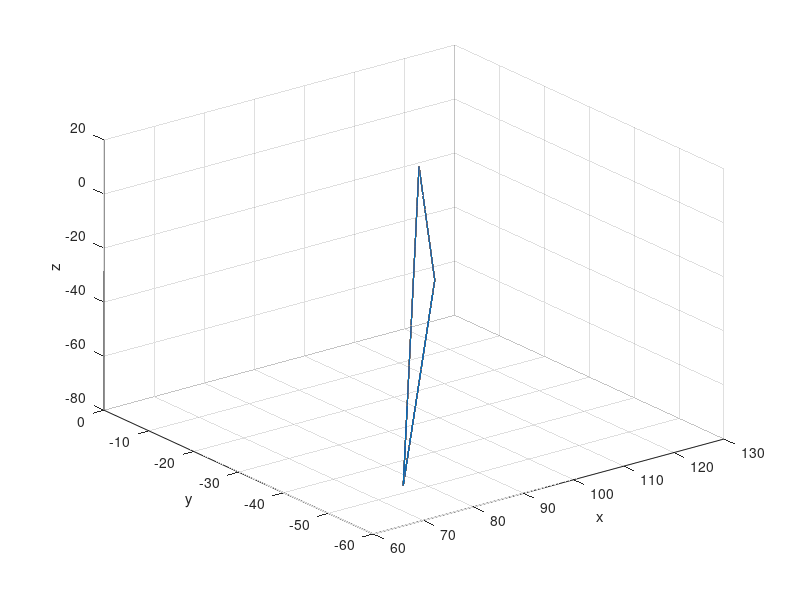

Write the MATLAB code that produced this figure.
rate = 8;
rate1 = (rate + 1);
rate2 = ((rate * 2) + 1);
rate3 = ((rate * 3) + 1);
rate4 = ((rate * 4) + 1);
coxa = 77;  %30
femur = 49;
posisiAwal = ((coxa + femur) / 1);  %1.5

%-----------------ubah disini-----------------
Zoff = -45;
posisiX = posisiAwal;
%posisiY = posisiAwal;
posisiY = 0;
posisiZ = Zoff - 20;
lebarLangkah = 60;  %lebar langkah dibagi rate*2 harus bulat 40 4 32 //harus bulat agar stabil
tinggiLangkah = 80;
%----------------------------------------------

jumlahPosisiKaki = ((rate * 2) + 1);
posisi = jumlahPosisiKaki;
gerakan = 1;
langkahDatar = lebarLangkah / (rate * 2);
langkahNaik = (tinggiLangkah / rate);
x = zeros(1, 50);
y = zeros(1, 50);
z = zeros(1, 50);

for i = 1: 1: 50
    if gerakan == 0  %gerak segitiga
       if posisi < rate1  %(rate+1))
         posisiX = posisiX +  langkahDatar;
         posisiY = posisiY + langkahDatar;
         posisiZ = posisiZ + langkahNaik;
         posisi = posisi + 1;
       elseif posisi >= rate1 && posisi < rate2  %leg[idLeg].posisi>=(rate+1) && leg[idLeg].posisi<((rate*2)+1)
         posisiX = posisiX +  langkahDatar;
         posisiY = posisiY + langkahDatar;
         posisiZ = posisiZ - langkahNaik;
         posisi = posisi + 1;
       end
       if posisi == rate2 
         gerakan = 1;
       end
    elseif gerakan == 1 %dorong
       if posisi > 1 
         posisiX = posisiX -  langkahDatar;
         posisiY = posisiY - langkahDatar;
         posisi = posisi - 1;
       end
       if posisi == 1 
         gerakan = 0;
       end
    end
    y(i,:) = posisiY;
    x(i,:) = posisiX;
    z(i,:) = posisiZ;
end
plot3(x, y, z);
grid
xlabel('x')
ylabel('y')
zlabel('z')